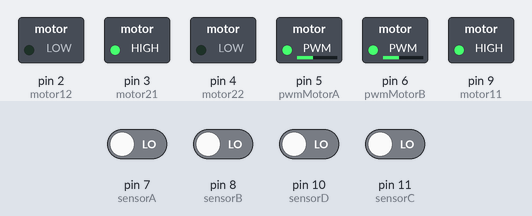
Recording of a sketch running on a simulated Arduino Uno, built with avr-gcc and run on an emulated ATmega328P. On the bench: switched loads named in the sketch (green lamp = pin HIGH). The inputs (shaded band) are chosen by the test bench; at power-on: pin 7 (sensorA), pin 8 (sensorB), pin 10 (sensorD), pin 11 (sensorC) LOW.

Above: at 1.2 s.
1.3 s: pin 7 (sensorA) driven HIGH
At 2.5 s:
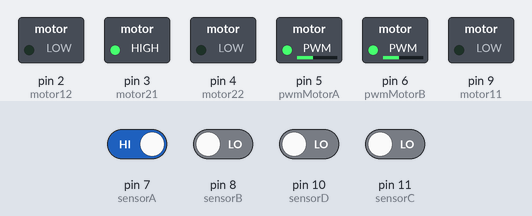
2.8 s: pin 8 (sensorB) driven HIGH
At 3.1 s:
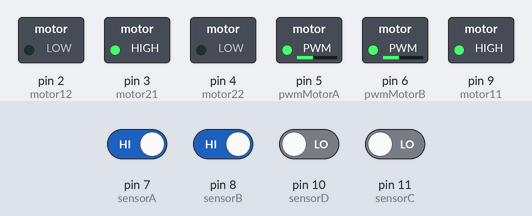
4.3 s: pin 7 (sensorA) driven LOW
At 5.0 s:
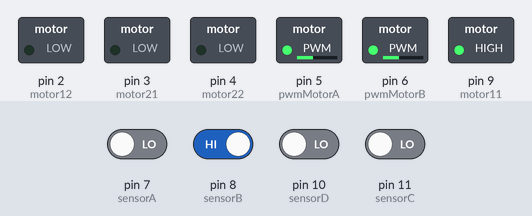
5.8 s: pin 10 (sensorD) driven HIGH
At 6.6 s:
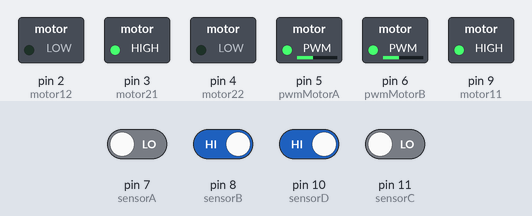
7.3 s: pin 8 (sensorB) driven LOW
At 8.5 s:
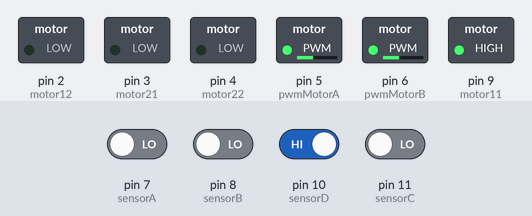
8.8 s: pin 10 (sensorD) driven LOW
At 10.1 s:
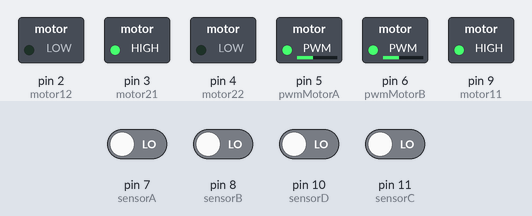
Timing chart, 0 to 11.8 s (numbered marks = the images above; inputs shaded):
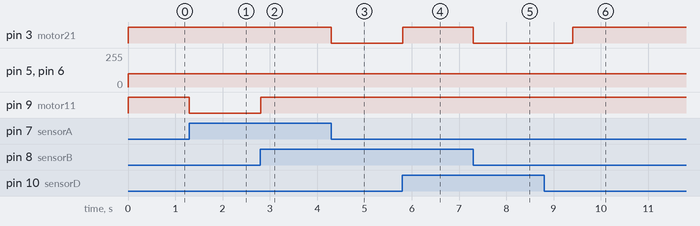

The sketch:

LineFollower.ino
```cpp
   //las variables motorxx sirven para dar 5v
   // y GND a cada uno de los dos motores
   //dependiendo del caso
   // las variables pwmMotorX sirven para definir
   //la velocidad a la que se movera el motor
   //es un rango entre 0 - 255

    byte motor11 = 9 ,motor12 = 2,
    motor21 = 3, motor22 = 4,
    pwmMotorA = 5, pwmMotorB = 6,
    //sensores
    //estas variables reciben el dato obtenido
    //por los dos sensores ya sea 1 para
    //superficies oscuras o 0 para cualquier otro tipo

    sensorA = 7, sensorB = 8, valorSensorA  = 0 ,valorSensorB = 0 ,
    sensorC = 11, sensorD = 10, valorSensorC = 0 ,valorSensorD = 0 ;


void setup() {
  //motores
  //se declara todo como salidas ya que vamos a enviar informacion

  pinMode(motor11, OUTPUT);
  pinMode(motor12, OUTPUT);
  pinMode(motor21, OUTPUT);
  pinMode(motor22, OUTPUT);
  pinMode(pwmMotorA, OUTPUT);
  pinMode(pwmMotorB, OUTPUT);

  //sensores
  //sperficie negra = 1
  //se declaran como entrada porque recibimos informacion

  pinMode(sensorA , INPUT);
  pinMode(sensorB , INPUT);
  pinMode(sensorC , INPUT);
  pinMode(sensorD , INPUT);


}

int velocidad = 100, delay1 = 13 , delay2 = 700;
void loop() {

  valorSensorA = digitalRead(sensorA);
  valorSensorB = digitalRead(sensorB);
  valorSensorC = digitalRead(sensorC);
  valorSensorD = digitalRead(sensorD);


   if(valorSensorA == 1 && valorSensorB == 1 && valorSensorC == 1 && valorSensorD == 1){

      digitalWrite(motor11,LOW);
      digitalWrite(motor12,LOW);
      digitalWrite(motor21,LOW);
      digitalWrite(motor22,LOW);

    }

   else if(valorSensorA == 1
   && valorSensorB == 0 && valorSensorC == 0 && valorSensorD == 0
   ){

    Serial.println("Sensor A");
    //apagar el motor
    digitalWrite(motor11,LOW);
    digitalWrite(motor12,LOW);
    digitalWrite(motor21,LOW);
    digitalWrite(motor22,LOW);

    //un pin del motor se declara low y otro high para hacer la funcion
    // voltaje/tierra, si se usa high/high se quema el motor
    digitalWrite(motor21,HIGH);
    digitalWrite(motor22,LOW);
    //se declara en los pines pwm la velocidad maxima de los motores
    analogWrite(pwmMotorA, velocidad);

    delay(delay1);


    }else if (
      valorSensorA == 0 &&
      valorSensorB == 1
    && valorSensorC == 0 && valorSensorD == 0
){

      Serial.println("Sensor B");

      digitalWrite(motor11,LOW);
      digitalWrite(motor12,LOW);
      digitalWrite(motor21,LOW);
      digitalWrite(motor22,LOW);

      digitalWrite(motor11,HIGH);
      digitalWrite(motor12,LOW);

      analogWrite(pwmMotorB, velocidad);

      delay(delay1);


      } else if(valorSensorA == 0 && valorSensorB == 0 && valorSensorC == 1 && valorSensorD == 0){

        Serial.println("Sensor C");
        digitalWrite(motor11,LOW);
        digitalWrite(motor12,LOW);
        digitalWrite(motor21,LOW);
        digitalWrite(motor22,LOW);

        digitalWrite(motor21,HIGH);
        digitalWrite(motor22,LOW);
        analogWrite(pwmMotorA, velocidad);

        delay(delay2);

      }
      else if(valorSensorA == 0 && valorSensorB == 0 && valorSensorC == 0 && valorSensorD == 1){

        Serial.println("Sensor D");
        digitalWrite(motor11,LOW);
        digitalWrite(motor12,LOW);
        digitalWrite(motor21,LOW);
        digitalWrite(motor22,LOW);

        digitalWrite(motor11,HIGH);
        digitalWrite(motor12,LOW);

        analogWrite(pwmMotorB, velocidad);

        delay(delay2);

      }
      else{

        Serial.print(valorSensorD);
        Serial.print(valorSensorB);
        Serial.print(valorSensorA);
        Serial.println(valorSensorC);


        digitalWrite(motor11,HIGH);
        digitalWrite(motor12,LOW);
        digitalWrite(motor21,HIGH);
        digitalWrite(motor22,LOW);

        analogWrite(pwmMotorA, velocidad);
        analogWrite(pwmMotorB, velocidad);

        }


}
```

Measured:
- after the input at 1.3 s, pin 9 (motor11): HIGH → LOW at once
- after the input at 2.8 s, pin 9 (motor11): LOW → HIGH at once
- after the input at 4.3 s, pin 3 (motor21): HIGH → LOW at once
- after the input at 5.8 s, pin 3 (motor21): LOW → HIGH at once
- after the input at 7.3 s, pin 3 (motor21): HIGH → LOW at once
- after the input at 8.8 s, pin 3 (motor21): LOW → HIGH after 0.60 s
